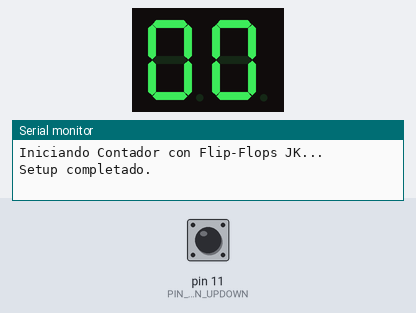
The sketch below on a simulated Arduino Uno, built with avr-gcc and run on an emulated ATmega328P. Shown: 2-digit seven-segment display, the last lines printed to the serial monitor. Wiring (inferred from the names in the program): 2-digit 7-segment display, segments lit when HIGH: segments pin 2, pin 3, pin 4, pin 5, pin 6, pin 7, pin 8; digit selects pin 9, pin 10. The inputs (shaded band) are chosen by the test bench; at power-on: pin 11 (PIN_BOTON_UPDOWN) HIGH. The segment pins are drawn as the display they are named for.

Above: at 0.1 s.
At 1.2 s:
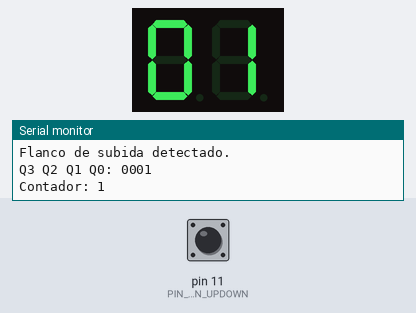
1.3 s: pin 11 (PIN_BOTON_UPDOWN) pulled LOW for 0.15 s
2.9 s: pin 11 (PIN_BOTON_UPDOWN) pulled LOW for 1 s
Timing chart, 0 to 5.9 s (numbered marks = the images above; inputs shaded):
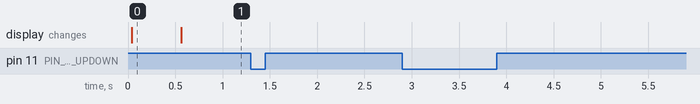

The sketch:

contador_flipflops.ino
```cpp
// Contador Ascendente/Descendente con Flip-Flops JK, Reloj Interno y Display 7 Segmentos

// Parte 1: Estructuras Lógicas (Flip-Flop JK)
// Definición de la estructura para un Flip-Flop JK
struct FlipFlopJK {
  bool Q;        // Salida principal
  bool notQ;     // Salida complementaria (Q negada)
  bool prevClk;  // Estado anterior del reloj (para detectar flanco)
  bool CLR;      // Entrada Clear (asíncrona), activa en BAJO. Dejaremos en ALTO (inactiva).
};

// Función universal para actualizar un Flip-Flop JK
void actualizarFlipFlopJK(bool J, bool K, bool clk_signal, bool CLR_input, FlipFlopJK &ff) {
  if (CLR_input == LOW) { // Reseteo asíncrono si CLR es BAJO
    ff.Q = false;
    ff.notQ = true;
  } else {
    // Detectar flanco de subida del reloj (LOW -> HIGH)
    if (ff.prevClk == LOW && clk_signal == HIGH) {
      // Lógica de compuertas como en la estructura del docente
      bool mantener = (!J && !K);  // Mantener el valor de Q
      bool reset_op = (!J &&  K);  // Reset: Q = 0 (renombrado para evitar conflicto con palabra clave)
      bool set_op   = ( J && !K);  // Set: Q = 1 (renombrado para evitar conflicto con palabra clave)
      bool toggle   = ( J &&  K);  // Toggle: Q = ¬Q

      // MUX lógico para determinar el nuevo valor de Q, usando la forma del docente
      ff.Q = (mantener && ff.Q) || (reset_op && false) || (set_op && true) || (toggle && !ff.Q);
      ff.notQ = !ff.Q;
    }
  }
  ff.prevClk = clk_signal; // Guardar el estado actual del reloj para la próxima detección de flanco
}

// Parte 3: Eliminación de Rebote para Botones
struct Boton {
  int pin;
  bool estadoEstable;
  bool estadoAnterior; // Para la lógica interna de la función antirrebote
  unsigned long ultimoCambio;
};

// Función antirrebote
bool leerBotonSinRebote(Boton &b, unsigned long retardo = 50) { // Aumentado a 50ms para más estabilidad
  bool lecturaActual = digitalRead(b.pin);

  if (lecturaActual != b.estadoAnterior) {
    b.ultimoCambio = millis();
  }

  if ((millis() - b.ultimoCambio) > retardo) {
    if (lecturaActual != b.estadoEstable) {
      b.estadoEstable = lecturaActual;
    }
  }
  b.estadoAnterior = lecturaActual;
  return b.estadoEstable;
}

// Parte 4: Visualización (Display 7 Segmentos)
// Pines para segmentos A–G (compartidos)
const int pinesSegmento[7] = {2, 3, 4, 5, 6, 7, 8}; // A, B, C, D, E, F, G

// Estructura para un display individual
struct Display7Segmentos {
  int digito;       // Número a mostrar (0–9)
  int pinEnable;    // Pin que activa este display (LOW para cátodo común)
};

// Tabla de segmentos para números del 0 al 9 (Cátodo Común: HIGH enciende segmento)
const bool tablaDigitos[10][7] = {
  {1, 1, 1, 1, 1, 1, 0}, // 0: A,B,C,D,E,F
  {0, 1, 1, 0, 0, 0, 0}, // 1: B,C
  {1, 1, 0, 1, 1, 0, 1}, // 2: A,B,D,E,G
  {1, 1, 1, 1, 0, 0, 1}, // 3: A,B,C,D,G
  {0, 1, 1, 0, 0, 1, 1}, // 4: B,C,F,G
  {1, 0, 1, 1, 0, 1, 1}, // 5: A,C,D,F,G
  {1, 0, 1, 1, 1, 1, 1}, // 6: A,C,D,E,F,G
  {1, 1, 1, 0, 0, 0, 0}, // 7: A,B,C
  {1, 1, 1, 1, 1, 1, 1}, // 8: A,B,C,D,E,F,G
  {1, 1, 1, 1, 0, 1, 1}  // 9: A,B,C,D,F,G
};


// --- Definiciones de Pines y Variables Globales ---

// Pines
const int PIN_BOTON_UPDOWN = 11;
const int PIN_ENABLE_DECENAS = 9;
const int PIN_ENABLE_UNIDADES = 10;

// Flip-Flops (FF0 a FF3 para un contador de 4 bits)
FlipFlopJK ff0, ff1, ff2, ff3;

// Reloj Interno (Parte 2)
bool clk = LOW; // Estado actual del reloj
unsigned long tiempo_anterior_reloj = 0; // Para la función millis()
unsigned long periodo_reloj = 500;   // Periodo del reloj en ms (500ms = 2Hz)

// Selector UP/DOWN (Parte 3)
Boton botonUpDown = {PIN_BOTON_UPDOWN, HIGH, HIGH, 0}; // Inicializar estadoEstable y Anterior en HIGH (PULLUP)
bool countUp = true; // true para contar hacia arriba, false para abajo
// bool estadoBotonPrevioEstable = HIGH; // Movido a static dentro de loop()

// Visualización (Parte 4)
Display7Segmentos displays[2]; // 0: Decenas, 1: Unidades
byte contador_valor_actual = 0; // Valor numérico del contador (0-15)

// Lógica Combinacional (Simulación de Compuertas)
bool AND_gate(bool a, bool b) {
  return a && b;
}

bool OR_gate(bool a, bool b) {
  return a || b;
}

bool NOT_gate(bool a) {
  return !a;
}

// --- Fin Definiciones ---
// Declaración anticipada para mostrarDisplay si su definición está después de setup() o loop()
// void mostrarDisplay(Display7Segmentos d); // Asegurarse que esta línea existe o la definición está antes del uso.

void setup() {
  // Inicializar Serial para depuración
  Serial.begin(9600);
  Serial.println("Iniciando Contador con Flip-Flops JK...");

  // Configuración de Pines
  // Segmentos del display (A-G)
  for (int i = 0; i < 7; i++) {
    pinMode(pinesSegmento[i], OUTPUT);
    digitalWrite(pinesSegmento[i], LOW); // Apagar todos los segmentos inicialmente
  }

  // Pines de habilitación de los displays (cátodo común, LOW para activar)
  pinMode(PIN_ENABLE_DECENAS, OUTPUT);
  pinMode(PIN_ENABLE_UNIDADES, OUTPUT);
  digitalWrite(PIN_ENABLE_DECENAS, HIGH);  // Desactivar display de decenas
  digitalWrite(PIN_ENABLE_UNIDADES, HIGH); // Desactivar display de unidades

  // Pin del botón UP/DOWN
  pinMode(botonUpDown.pin, INPUT_PULLUP); // Usar resistencia PULLUP interna

  // Inicialización de Variables Globales
  // Flip-Flops (Q=0, notQ=1, prevClk=LOW, CLR=HIGH (inactivo))
  ff0 = {false, true, LOW, HIGH};
  ff1 = {false, true, LOW, HIGH};
  ff2 = {false, true, LOW, HIGH};
  ff3 = {false, true, LOW, HIGH};

  // Reloj
  tiempo_anterior_reloj = millis();

  // Displays
  displays[0] = {0, PIN_ENABLE_DECENAS};  // Decenas
  displays[1] = {0, PIN_ENABLE_UNIDADES}; // Unidades

  Serial.println("Setup completado.");
}

// Función para generar el pulso de reloj interno (Parte 2)
void generar_reloj_interno() {
  if (millis() - tiempo_anterior_reloj >= periodo_reloj) {
    clk = !clk; // Invertir el estado del reloj
    tiempo_anterior_reloj = millis();
  }
}

// Función para mostrar un dígito en un display específico (Parte 4)
// Renombrada a mostrarDisplay y lógica de FlipFlopJK actualizada
void mostrarDisplay(Display7Segmentos d) { // Nombre corregido
  // Apagar ambos displays primero para evitar "ghosting"
  digitalWrite(displays[0].pinEnable, HIGH);
  digitalWrite(displays[1].pinEnable, HIGH);

  // Validar que el dígito esté en el rango 0-9
  int digito_a_mostrar = d.digito;
  if (digito_a_mostrar < 0 || digito_a_mostrar > 9) {
    digito_a_mostrar = 0; // Mostrar 0 si está fuera de rango (o un error, ej. todos los segmentos)
  }

  // Configurar los segmentos según la tabla para el dígito actual
  for (int i = 0; i < 7; i++) {
    // Para cátodo común, un HIGH en el pin de segmento enciende el LED del segmento
    // si tablaDigitos[digito_a_mostrar][i] es true (1).
    digitalWrite(pinesSegmento[i], tablaDigitos[digito_a_mostrar][i] ? HIGH : LOW);
  }

  // Activar el display correcto (LOW para cátodo común)
  digitalWrite(d.pinEnable, LOW);
}


void loop() {
  // 1. Generar el pulso de reloj (Parte 2)
  generar_reloj_interno();

  // 2. Leer y procesar el botón UP/DOWN (Parte 3)
  static bool estadoBotonPrevioEstable = HIGH; // Para detectar el flanco del botón UP/DOWN
  bool estadoBotonActualEstable = leerBotonSinRebote(botonUpDown);
  // Detectar flanco descendente (botón presionado, ya que es INPUT_PULLUP)
  // Cambia el modo solo una vez por presión
  if (estadoBotonActualEstable == LOW && estadoBotonPrevioEstable == HIGH) {
    countUp = !countUp; // Invertir dirección del contador
    Serial.print("Modo cambiado a: ");
    Serial.println(countUp ? "ASCENDENTE" : "DESCENDENTE");
  }
  estadoBotonPrevioEstable = estadoBotonActualEstable; // Actualizar para la próxima iteración

  // Solo actuar en el flanco de subida del reloj principal `clk` para la lógica secuencial
  if (clk == HIGH && ff0.prevClk == LOW) { // Usamos ff0.prevClk como referencia, ya que todos usan el mismo clk
    Serial.println("Flanco de subida detectado.");
    // 3. Lógica Combinacional y Secuencial para Flip-Flops (Parte 1)
    bool J0, K0, J1, K1, J2, K2, J3, K3;

    // FF0 siempre togglea
    J0 = true; K0 = true;

    if (countUp) {
      // Lógica para contador ascendente
      J1 = ff0.Q;
      K1 = ff0.Q;
      J2 = AND_gate(ff0.Q, ff1.Q);
      K2 = AND_gate(ff0.Q, ff1.Q);
      J3 = AND_gate(AND_gate(ff0.Q, ff1.Q), ff2.Q);
      K3 = AND_gate(AND_gate(ff0.Q, ff1.Q), ff2.Q);
    } else {
      // Lógica para contador descendente
      J1 = NOT_gate(ff0.Q);
      K1 = NOT_gate(ff0.Q);
      J2 = AND_gate(NOT_gate(ff0.Q), NOT_gate(ff1.Q));
      K2 = AND_gate(NOT_gate(ff0.Q), NOT_gate(ff1.Q));
      J3 = AND_gate(AND_gate(NOT_gate(ff0.Q), NOT_gate(ff1.Q)), NOT_gate(ff2.Q));
      K3 = AND_gate(AND_gate(NOT_gate(ff0.Q), NOT_gate(ff1.Q)), NOT_gate(ff2.Q));
    }

    // Actualizar los Flip-Flops (solo en el flanco de subida del reloj `clk`)
    // El CLR se mantiene en HIGH (inactivo)
    actualizarFlipFlopJK(J0, K0, clk, HIGH, ff0);
    actualizarFlipFlopJK(J1, K1, clk, HIGH, ff1);
    actualizarFlipFlopJK(J2, K2, clk, HIGH, ff2);
    actualizarFlipFlopJK(J3, K3, clk, HIGH, ff3);

    // Actualizar el valor del contador a partir de las salidas Q de los flip-flops
    contador_valor_actual = (ff3.Q << 3) | (ff2.Q << 2) | (ff1.Q << 1) | ff0.Q;
    Serial.print("Q3 Q2 Q1 Q0: "); Serial.print(ff3.Q); Serial.print(ff2.Q); Serial.print(ff1.Q); Serial.println(ff0.Q);
    Serial.print("Contador: "); Serial.println(contador_valor_actual);

  } // Fin del bloque if (flanco de subida)

  // 4. Visualización (Parte 4) - Se ejecuta continuamente para el barrido
  displays[0].digito = (contador_valor_actual / 10) % 10; // Decenas
  displays[1].digito = contador_valor_actual % 10;      // Unidades

  // Multiplexado de displays
  mostrarDisplay(displays[0]); // Muestra decenas // Nombre corregido aquí también
  delay(5); // Tiempo visible para el display de decenas (ajustar para brillo/parpadeo)

  mostrarDisplay(displays[1]); // Muestra unidades // Nombre corregido aquí también
  delay(5); // Tiempo visible para el display de unidades

}
```

Measured:
- what the display in image 0 shows lasts 0.6 s, from 0.0 s to 0.6 s
